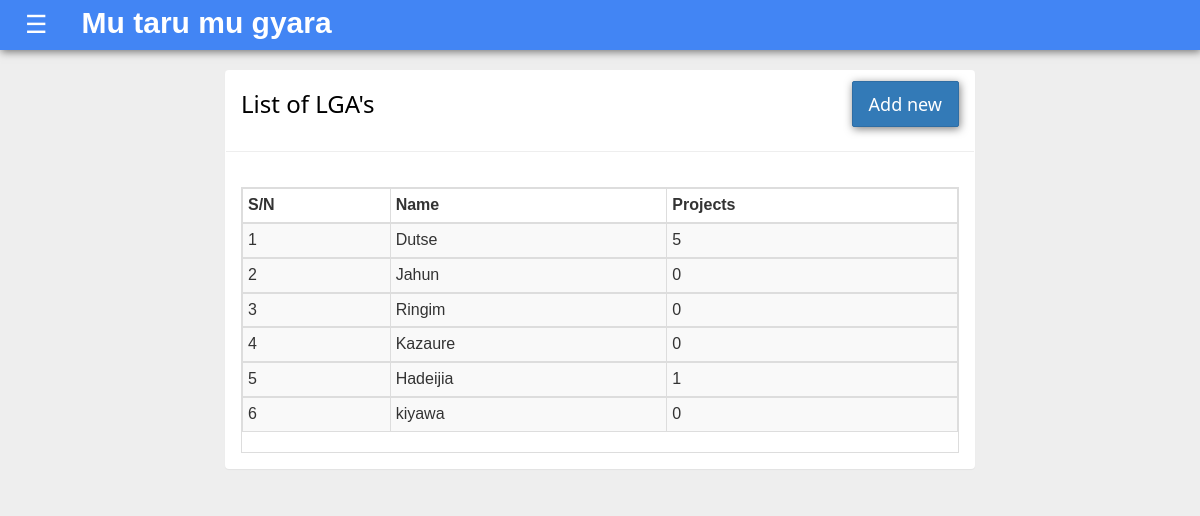
Screenshot of /lgalist (signed in) with the database file from the repository.
### lga/models.py (models this page shows, shortened)
class Lga(models.Model):
    name = models.CharField(max_length = 200)
    def lgaProjectCount(self):
        return self.projects.all().count()

### lga/views.py (the view)
# urls.py: path('lgalist', views.LgaList.as_view(), name = 'lga_list'),
class LgaList(LoginRequiredMixin, ListView):
    model = Lga

### lga/templates/lga/lga_list.html
{% extends "base.html" %}
{% block content %}
<div class="col-sm-12 col-md-8 col-md-offset-2">
<div class="panel panel-inverse">
<div class="panel-heading">
<h3>List of LGA's<span><a class="btn btn-primary btn-lg" href="{% url 'lga:lga_create' %}" style="float:right; margin-top:-10px;">Add new</a></span></h3>
</div>
<hr>
<div class="panel-body">
  <div class="table-responsive table-bordered">
<table class="table table-bordered table-striped table-condensed">
<thead>
<tr>
<th>S/N</th>
<th>Name</th>
<th>Projects</th>
</tr>
</thead>
{% for lga in object_list %}
<tbody>
<tr>
<td>{{forloop.counter}}</td>
<td><a href="{% url 'lga:lga_detail' lga.id %}">{{lga.name}}</a></td>
<td>{{lga.lgaProjectCount}}</td>
</tr>
{% endfor %}
</tbody>
</div>
</div></div>
{% endblock content %}

### users/static/css/base.css (style rules this page uses)
body { background-color: #eee; font-family: "Lato", sans-serif; }
.btn { box-shadow: 1px 2px 8px rgba(0, 0, 0, .5); border-radius: 2px; }
.panel-heading { color: black; height: 60px; }

### users/static/css/w3.css (style rules this page uses)
*,*:before,*:after { box-sizing:inherit }
html { -ms-text-size-adjust:100%;-webkit-text-size-adjust:100% }
body { margin:0 }
a { background-color:transparent;-webkit-text-decoration-skip:objects }
hr { box-sizing:content-box;height:0;overflow:visible }
html,body { font-family:Verdana,sans-serif;font-size:15px;line-height:1.5 }
html { overflow-x:hidden }
h3 { font-size:24px }
h1,h2,h3,h4,h5,h6 { font-family:"Segoe UI",Arial,sans-serif;font-weight:400;margin:10px 0 }
hr { border:0;border-top:1px solid #eee;margin:20px 0 }
a { color:inherit }

### rows the page displays
Lga: name "Dutse", lgaProjectCount "5"
Lga: name "Jahun", lgaProjectCount "0"
Lga: name "Ringim", lgaProjectCount "0"
Lga: name "Kazaure", lgaProjectCount "0"
Lga: name "Hadeijia", lgaProjectCount "1"
Lga: name "kiyawa", lgaProjectCount "0"
